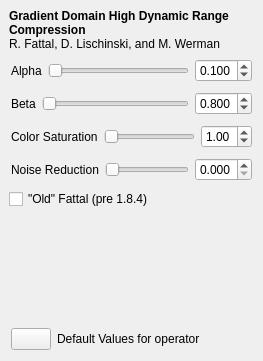
     <widget class="QWidget" name="tab_fattal" >
      <attribute name="title" >
       <string>Fa&amp;ttal</string>
      </attribute>
      <layout class="QVBoxLayout" >
       <property name="margin" >
        <number>9</number>
       </property>
       <property name="spacing" >
        <number>6</number>
       </property>
       <item>
        <widget class="QLabel" name="label_desc_fattal02" >
         <property name="text" >
          <string>&lt;html>&lt;head>&lt;meta name="qrichtext" content="1" />&lt;style type="text/css">
p, li { white-space: pre-wrap; }
&lt;/style>&lt;/head>&lt;body style=" font-family:'Sans Serif'; font-size:9pt; font-weight:400; font-style:normal; text-decoration:none;">
&lt;p style=" margin-top:0px; margin-bottom:0px; margin-left:0px; margin-right:0px; -qt-block-indent:0; text-indent:0px;">&lt;span style=" font-weight:600;">Gradient Domain High Dynamic Range Compression&lt;/span>&lt;br />R. Fattal, D. Lischinski, and M. Werman&lt;/p>&lt;/body>&lt;/html></string>
         </property>
         <property name="wordWrap" >
          <bool>true</bool>
         </property>
        </widget>
       </item>
       <item>
        <layout class="QHBoxLayout" >
         <property name="margin" >
          <number>2</number>
         </property>
         <property name="spacing" >
          <number>6</number>
         </property>
         <item>
          <widget class="QLabel" name="label_17" >
           <property name="text" >
            <string>Alpha</string>
           </property>
          </widget>
         </item>
         <item>
          <widget class="QSlider" name="alphaSlider" >
           <property name="cursor" >
            <cursor>13</cursor>
           </property>
           <property name="maximum" >
            <number>1000</number>
           </property>
           <property name="orientation" >
            <enum>Qt::Horizontal</enum>
           </property>
          </widget>
         </item>
         <item>
          <widget class="QDoubleSpinBox" name="alphadsb" >
           <property name="decimals" >
            <number>3</number>
           </property>
           <property name="maximum" >
            <double>2.000000000000000</double>
           </property>
           <property name="minimum" >
            <double>0.001000000000000</double>
           </property>
           <property name="singleStep" >
            <double>0.200000000000000</double>
           </property>
           <property name="value" >
            <double>0.100000000000000</double>
           </property>
          </widget>
         </item>
        </layout>
       </item>
       <item>
        <layout class="QHBoxLayout" >
         <property name="margin" >
          <number>2</number>
         </property>
         <property name="spacing" >
          <number>6</number>
         </property>
         <item>
          <widget class="QLabel" name="label_19" >
           <property name="text" >
            <string>Beta</string>
           </property>
          </widget>
         </item>
         <item>
          <widget class="QSlider" name="betaSlider" >
           <property name="cursor" >
            <cursor>13</cursor>
           </property>
           <property name="maximum" >
            <number>400</number>
           </property>
           <property name="orientation" >
            <enum>Qt::Horizontal</enum>
           </property>
          </widget>
         </item>
         <item>
          <widget class="QDoubleSpinBox" name="betadsb" >
           <property name="decimals" >
            <number>3</number>
           </property>
           <property name="maximum" >
            <double>1.000000000000000</double>
           </property>
           <property name="minimum" >
            <double>0.600000000000000</double>
           </property>
           <property name="singleStep" >
            <double>2.000000000000000</double>
           </property>
           <property name="value" >
            <double>0.800000000000000</double>
           </property>
          </widget>
         </item>
        </layout>
       </item>
       <item>
        <layout class="QHBoxLayout" >
         <property name="margin" >
          <number>2</number>
         </property>
         <property name="spacing" >
          <number>6</number>
         </property>
         <item>
          <widget class="QLabel" name="label_18" >
           <property name="text" >
            <string>Color Saturation</string>
           </property>
          </widget>
         </item>
         <item>
          <widget class="QSlider" name="saturation2Slider" >
           <property name="cursor" >
            <cursor>13</cursor>
           </property>
           <property name="maximum" >
            <number>300</number>
           </property>
           <property name="orientation" >
            <enum>Qt::Horizontal</enum>
           </property>
          </widget>
         </item>
         <item>
          <widget class="QDoubleSpinBox" name="saturation2dsb" >
           <property name="maximum" >
            <double>3.000000000000000</double>
           </property>
           <property name="singleStep" >
            <double>0.500000000000000</double>
           </property>
           <property name="value" >
            <double>1.000000000000000</double>
           </property>
          </widget>
         </item>
        </layout>
       </item>
       <item>
        <layout class="QHBoxLayout" >
         <property name="margin" >
          <number>2</number>
         </property>
         <property name="spacing" >
          <number>6</number>
         </property>
         <item>
          <widget class="QLabel" name="label_20" >
           <property name="text" >
            <string>Noise Reduction</string>
           </property>
          </widget>
         </item>
         <item>
          <widget class="QSlider" name="noiseSlider" >
           <property name="cursor" >
            <cursor>13</cursor>
           </property>
           <property name="maximum" >
            <number>1000</number>
           </property>
           <property name="orientation" >
            <enum>Qt::Horizontal</enum>
           </property>
          </widget>
         </item>
         <item>
          <widget class="QDoubleSpinBox" name="noisedsb" >
           <property name="decimals" >
            <number>3</number>
           </property>
           <property name="maximum" >
            <double>1.000000000000000</double>
           </property>
           <property name="singleStep" >
            <double>0.001000000000000</double>
           </property>
           <property name="value" >
            <double>0.000000000000000</double>
           </property>
          </widget>
         </item>
        </layout>
       </item>
       <item>
        <widget class="QCheckBox" name="oldFattalCheckBox" >
         <property name="text" >
          <string>"Old" Fattal (pre 1.8.4)</string>
         </property>
        </widget>
       </item>
       <item>
        <spacer>
         <property name="orientation" >
          <enum>Qt::Vertical</enum>
         </property>
         <property name="sizeHint" >
          <size>
           <width>20</width>
           <height>111</height>
          </size>
         </property>
        </spacer>
       </item>
       <item>
        <layout class="QHBoxLayout" >
         <property name="margin" >
          <number>2</number>
         </property>
         <property name="spacing" >
          <number>6</number>
         </property>
         <item>
          <widget class="QPushButton" name="fattal02Default" >
           <property name="toolTip" >
            <string>Restore operator's default values</string>
           </property>
           <property name="text" >
            <string/>
           </property>
           <property name="icon" >
            <iconset resource="../icons.qrc" >:/new/prefix1/images/undo.png</iconset>
           </property>
          </widget>
         </item>
         <item>
          <widget class="QLabel" name="label_9" >
           <property name="text" >
            <string>Default Values for operator</string>
           </property>
          </widget>
         </item>
         <item>
          <spacer>
           <property name="orientation" >
            <enum>Qt::Horizontal</enum>
           </property>
           <property name="sizeHint" >
            <size>
             <width>2</width>
             <height>20</height>
            </size>
           </property>
          </spacer>
         </item>
        </layout>
       </item>
      </layout>
     </widget>
